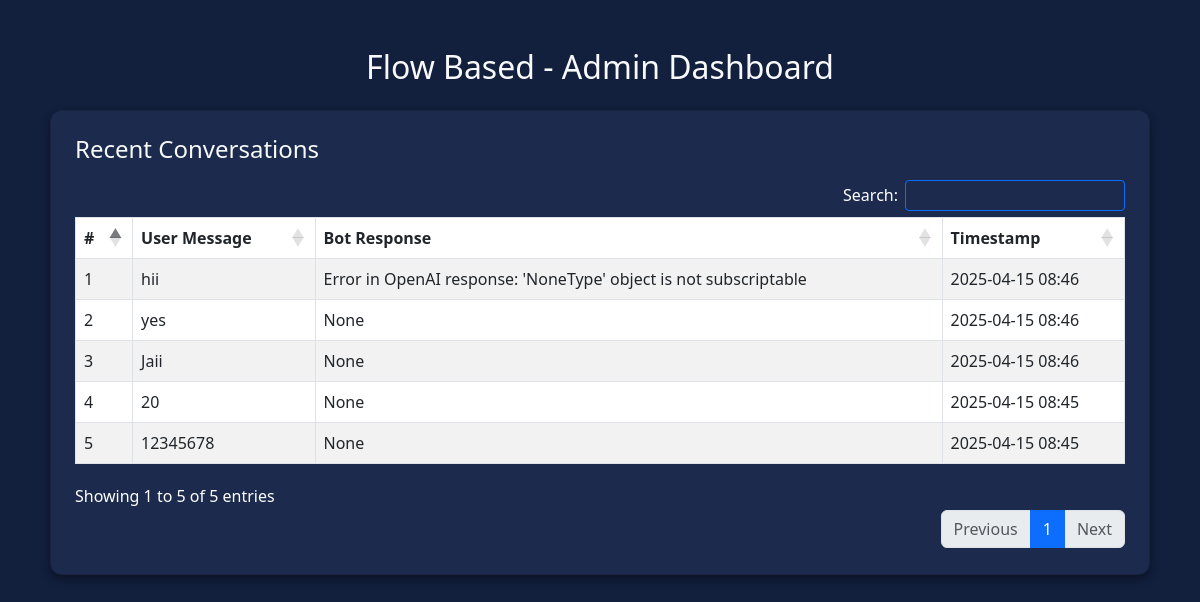
/Flow Based/admin/ (signed in), run on the app's committed database.
### ChatBotApp/models.py (models this page shows, shortened)
class Chatbot(models.Model):
    CHATBOT_TYPES = [
        ('text_file_based', 'Text File Based Bot'),
        ('form_based', 'Form Based Bot'),
        ('flow_based', 'Flow Based Bot')
    ]
    user = models.ForeignKey(User, on_delete=models.CASCADE)
    name = models.CharField(max_length=100, unique=True)
    chatbot_type = models.CharField(max_length=50, choices=CHATBOT_TYPES)
    dataset = models.FileField(upload_to='datasets/', blank=True, null=True)
    created_at = models.DateTimeField(auto_now_add=True)
    prompt = models.TextField(null=True, blank=True)
    use_rag = models.BooleanField(default=False, help_text="Enable RAG for better context-aware responses")
    rag_chunk_size = models.IntegerField(default=500, help_text="Size of text chunks for RAG")
    rag_chunks_to_retrieve = models.IntegerField(default=3, help_text="Number of relevant chunks to retrieve")
    rag_index_created = models.BooleanField(default=False, help_text="Whether RAG index has been created")
    rag_last_indexed = models.DateTimeField(null=True, blank=True, help_text="Last time RAG index was created")

class ChatbotInteraction(models.Model):
    chatbot = models.ForeignKey(Chatbot, on_delete=models.CASCADE)
    user = models.ForeignKey(User, on_delete=models.CASCADE)
    user_question = models.TextField()
    meta_response = models.TextField(blank=True, null=True)
    openai_response = models.TextField(blank=True, null=True)
    gemini_response = models.TextField(blank=True, null=True)
    claude_response = models.TextField(blank=True, null=True)
    timestamp = models.DateTimeField(auto_now_add=True)

### ChatBotApp/views.py (the view)
# urls.py: path('<str:chatbot_name>/admin/', chatbot_admin, name='chatbot_admin')
@login_required
def chatbot_admin(request, chatbot_name):
    chatbot = get_object_or_404(Chatbot, name=chatbot_name)
    recent_interactions = ChatbotInteraction.objects.filter(chatbot=chatbot).order_by('-timestamp')[:10]  # Last 10 conversations
    return render(request, 'chatbot_admin.html', {
        'chatbot': chatbot,
        'recent_interactions': recent_interactions,
    })

### ChatBotApp/templates/chatbot_admin.html (shortened to what this page needs)
<!DOCTYPE html>
<html lang="en">
<head>
    <link href="https://cdn.jsdelivr.net/npm/bootstrap@5.3.0/dist/css/bootstrap.min.css" rel="stylesheet">
    <link href="https://cdn.datatables.net/1.13.4/css/dataTables.bootstrap5.min.css" rel="stylesheet">
    <link href="https://cdn.datatables.net/buttons/2.3.6/css/buttons.bootstrap5.min.css" rel="stylesheet">
</head>
<body>
    <div class="container py-5">
        <div class="chat-container">
            <h2 class="text-center text-light mb-4">{{ chatbot.name }} - Admin Dashboard</h2>
            <div class="card p-4">
                <h4 class="text-light mb-3">Recent Conversations</h4>
                <div class="table-responsive">
                    <table id="conversationTable" class="table table-bordered table-hover table-striped align-middle">
                        <thead>
                            <tr>
                                <th>#</th>
                                <th>User Message</th>
                                <th>Bot Response</th>
                                <th>Timestamp</th>
                            </tr>
                        </thead>
                        <tbody>
                            {% for interaction in recent_interactions %}
                                <tr>
                                    <td>{{ forloop.counter }}</td>
                                    <td>{{ interaction.user_question }}</td>
                                    <td>{{ interaction.openai_response }}</td>
                                    <td>{{ interaction.timestamp|date:"Y-m-d H:i" }}</td>
                                </tr>
                            {% empty %}
                                <tr>
                                    <td colspan="4" class="text-center text-muted">No recent interactions.</td>
                                </tr>
                            {% endfor %}
                        </tbody>
                    </table>
                </div>
            </div>
        </div>
    </div>
</body>
</html>

### ChatBotApp/templates/chatbot_admin.html (style rules this page uses)
body { background-color: #121f3d; color: white; }
.chat-container { max-width: 1100px; margin: auto; }
.card { border-radius: 12px; background-color: #1c2b4d; box-shadow: 0 4px 8px rgba(0, 0, 0, 0.4); color: white; }
table.dataTable tbody tr { background-color: #203357; color: white; }
table.dataTable thead { background-color: #0d6efd; color: white; }

### data on the page
Chatbot: name "Flow Based"
ChatbotInteraction: user_question "hii", openai_response "Error in OpenAI response: 'NoneType' object is not subscriptable", timestamp "2025-04-15 08:46"
ChatbotInteraction: user_question "yes", openai_response "None", timestamp "2025-04-15 08:46"
ChatbotInteraction: user_question "Jaii", openai_response "None", timestamp "2025-04-15 08:46"
ChatbotInteraction: user_question "20", openai_response "None", timestamp "2025-04-15 08:45"
ChatbotInteraction: user_question "12345678", openai_response "None", timestamp "2025-04-15 08:45"
